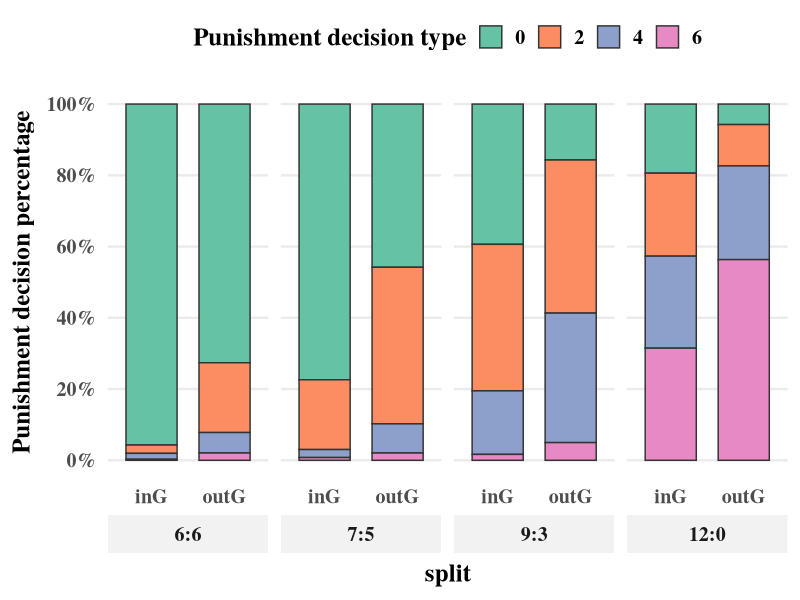

Write the R code that produced this figure.
## ---- chunk 1
knitr::opts_chunk$set(echo = TRUE)
## ---- chunk 2
# 安装必要的包（如果尚未安装）
if (!require("ggplot2")) install.packages("ggplot2")
if (!require("dplyr")) install.packages("dplyr")
if (!require("scales")) install.packages("scales")

library(ggplot2)
library(dplyr)
library(scales)

# 1) 构造示例数据（请替换为你的真实数据）
df <- tibble::tribble(
  ~split, ~group,     ~punish_type, ~percent,
  "6:6",  "inG",  0,            982/1026,
  "6:6",  "inG",  2,            24/1026,
  "6:6",  "inG",  4,            17/1026,
  "6:6",  "inG",  6,            3/1026,
  "6:6",  "outG", 0,            745/1026,
  "6:6",  "outG", 2,            201/1026,
  "6:6",  "outG", 4,            59/1026,
  "6:6",  "outG", 6,            21/1026,

  "7:5",  "inG",  0,            794/1026,
  "7:5",  "inG",  2,            201/1026,
  "7:5",  "inG",  4,            23/1026,
  "7:5",  "inG",  6,            8/1026,
  "7:5",  "outG", 0,            470/1026,
  "7:5",  "outG", 2,            451/1026,
  "7:5",  "outG", 4,            84/1026,
  "7:5",  "outG", 6,            21/1026,

  "9:3",  "inG",  0,            404/1026,
  "9:3",  "inG",  2,            422/1026,
  "9:3",  "inG",  4,            183/1026,
  "9:3",  "inG",  6,            17/1026,
  "9:3",  "outG", 0,            161/1026,
  "9:3",  "outG", 2,            441/1026,
  "9:3",  "outG", 4,            373/1026,
  "9:3",  "outG", 6,            51/1026,

  "12:0", "inG",  0,            199/1026,
  "12:0", "inG",  2,            239/1026,
  "12:0", "inG",  4,            265/1026,
  "12:0", "inG",  6,            323/1026,
  "12:0", "outG", 0,            59/1026,
  "12:0", "outG", 2,            119/1026,
  "12:0", "outG", 4,            270/1026,
  "12:0", "outG", 6,            578/1026
)

df_plot <- df %>%
  mutate(
    split = factor(split, levels = c("6:6", "7:5", "9:3", "12:0")),
    group = factor(group, levels = c("inG", "outG")),
    punish_type = factor(punish_type, levels = c(0, 2, 4, 6))
  )

p <- ggplot(df_plot, aes(x = group, y = percent, fill = punish_type)) +
  geom_col(width = 0.7, color = "grey20") +  # 堆积柱
  facet_grid(. ~ split, switch = "x") +      # 每个 split 一个面板
  scale_fill_brewer(
    palette = "Set2",
    name = "Punishment decision type",
    labels = c("0", "2", "4", "6")
  ) +
  scale_y_continuous(
    name = "Punishment decision percentage",
    labels = percent_format(accuracy = 1),   # 显示为百分比
    limits = c(0, 1),
    breaks = seq(0, 1, by = 0.2)
  ) +
  labs(x = "split") +
  theme_minimal(base_size = 18) +
  theme(
    text = element_text(family = "serif", face = "bold"),  # 全局：新罗马+加粗
    plot.background = element_rect(fill = "transparent", color = NA),
    panel.grid.major.x = element_blank(),
    panel.grid.minor = element_blank(),
    strip.placement = "outside",
    strip.text = element_text(face = "bold"),         # 分面标题加粗（冗余确保）
    strip.background = element_rect(fill = "grey95", color = NA),
    axis.title.x = element_text(margin = margin(t = 8), face = "bold"),
    axis.title.y = element_text(margin = margin(r = 8), face = "bold"),
    axis.text = element_text(face = "bold"),
    legend.title = element_text(face = "bold"),
    legend.text = element_text(face = "bold"),
    legend.position = "top"
  )
w=8
h=6

ggsave('./punishemnt percentage.png', p, width = w, height = h, dpi = 300, bg = "transparent")

